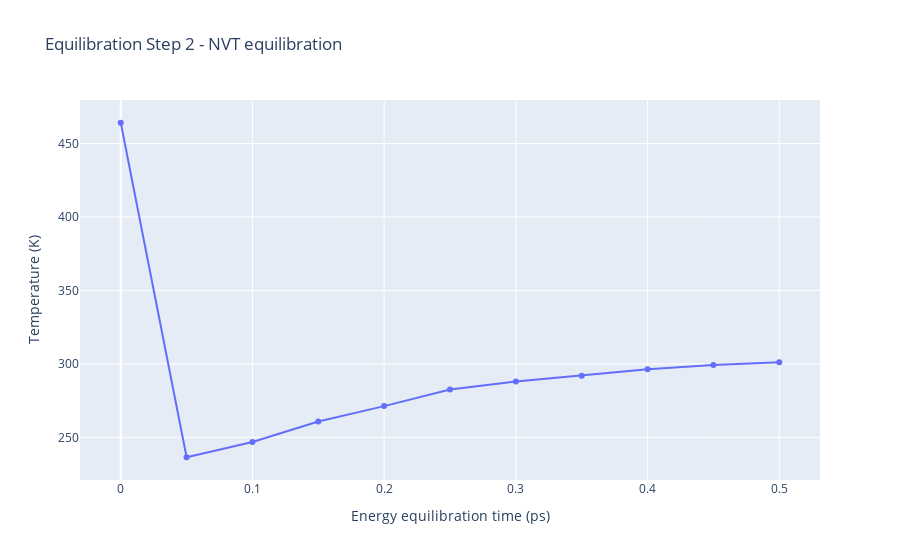

The notebook cell this image was saved under:
### Code cell
#Read data from file and filter energy values higher than 1000 Kj/mol^-1
with open(output_dat_eq2_path,'r') as energy_file:
    x,y = map(
        list,
        zip(*[
            (float(line.split()[0]),float(line.split()[1]))
            for line in energy_file 
            if not line.startswith(("#","@")) 
            if float(line.split()[1]) < 1000 
        ])
    )

plotly.offline.init_notebook_mode(connected=True)

fig = {
    "data": [go.Scatter(x=x, y=y)],
    "layout": go.Layout(title="Equilibration Step 2 - NVT equilibration",
                        xaxis=dict(title = "Energy equilibration time (ps)"),
                        yaxis=dict(title = "Temperature (K)")
                       )
}

plotly.offline.iplot(fig)

### Figure 1 — Plotly figure (JSON) as saved in the notebook; plotly's stock layout.template omitted (floating-point values rounded to 4 significant figures)
{"data": [{"type": "scatter", "x": [0, 0.05, 0.1, 0.15, 0.2, 0.25, 0.3, 0.35, 0.4, 0.45, 0.5], "y": [464.1, 236.5, 246.9, 260.8, 271.3, 282.5, 288.1, 292, 296.3, 299.2, 301.2]}], "layout": {"title": {"text": "Equilibration Step 2 - NVT equilibration"}, "xaxis": {"title": {"text": "Energy equilibration time (ps)"}}, "yaxis": {"title": {"text": "Temperature (K)"}}}}
